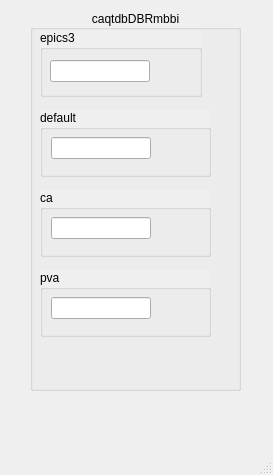
<?xml version="1.0" encoding="UTF-8"?>
<ui version="4.0">
 <class>MainWindow</class>
 <widget class="QMainWindow" name="MainWindow">
  <property name="geometry">
   <rect>
    <x>0</x>
    <y>0</y>
    <width>273</width>
    <height>475</height>
   </rect>
  </property>
  <property name="windowTitle">
   <string>MainWindow</string>
  </property>
  <widget class="QWidget" name="centralwidget">
   <widget class="QGroupBox" name="groupBox_8">
    <property name="geometry">
     <rect>
      <x>30</x>
      <y>10</y>
      <width>211</width>
      <height>381</height>
     </rect>
    </property>
    <property name="autoFillBackground">
     <bool>true</bool>
    </property>
    <property name="title">
     <string>caqtdbDBRmbbi</string>
    </property>
    <property name="alignment">
     <set>Qt::AlignCenter</set>
    </property>
    <widget class="QGroupBox" name="groupBox_12">
     <property name="geometry">
      <rect>
       <x>10</x>
       <y>260</y>
       <width>171</width>
       <height>67</height>
      </rect>
     </property>
     <property name="autoFillBackground">
      <bool>true</bool>
     </property>
     <property name="title">
      <string>pva</string>
     </property>
     <widget class="caTextEntry" name="catextentry_23">
      <property name="geometry">
       <rect>
        <x>11</x>
        <y>27</y>
        <width>100</width>
        <height>22</height>
       </rect>
      </property>
      <property name="channel" stdset="0">
       <string notr="true">pva://caqtdmDBRmbbi</string>
      </property>
      <property name="colorMode">
       <enum>caLineEdit::Alarm_Default</enum>
      </property>
     </widget>
    </widget>
    <widget class="QGroupBox" name="groupBox_3">
     <property name="geometry">
      <rect>
       <x>10</x>
       <y>20</y>
       <width>162</width>
       <height>67</height>
      </rect>
     </property>
     <property name="autoFillBackground">
      <bool>true</bool>
     </property>
     <property name="title">
      <string>epics3</string>
     </property>
     <widget class="caTextEntry" name="catextentry_16">
      <property name="geometry">
       <rect>
        <x>10</x>
        <y>30</y>
        <width>100</width>
        <height>22</height>
       </rect>
      </property>
      <property name="channel" stdset="0">
       <string notr="true">epics3://caqtdmDBRmbbi</string>
      </property>
      <property name="colorMode">
       <enum>caLineEdit::Alarm_Default</enum>
      </property>
     </widget>
    </widget>
    <widget class="QGroupBox" name="groupBox_13">
     <property name="geometry">
      <rect>
       <x>10</x>
       <y>180</y>
       <width>171</width>
       <height>67</height>
      </rect>
     </property>
     <property name="autoFillBackground">
      <bool>true</bool>
     </property>
     <property name="title">
      <string>ca</string>
     </property>
     <widget class="caTextEntry" name="catextentry_24">
      <property name="geometry">
       <rect>
        <x>11</x>
        <y>27</y>
        <width>100</width>
        <height>22</height>
       </rect>
      </property>
      <property name="channel" stdset="0">
       <string notr="true">ca://caqtdmDBRmbbi</string>
      </property>
      <property name="colorMode">
       <enum>caLineEdit::Alarm_Default</enum>
      </property>
     </widget>
    </widget>
    <widget class="QGroupBox" name="groupBox_14">
     <property name="geometry">
      <rect>
       <x>10</x>
       <y>100</y>
       <width>171</width>
       <height>67</height>
      </rect>
     </property>
     <property name="autoFillBackground">
      <bool>true</bool>
     </property>
     <property name="title">
      <string>default</string>
     </property>
     <widget class="caTextEntry" name="catextentry_25">
      <property name="geometry">
       <rect>
        <x>11</x>
        <y>27</y>
        <width>100</width>
        <height>22</height>
       </rect>
      </property>
      <property name="channel" stdset="0">
       <string notr="true">caqtdmDBRmbbi</string>
      </property>
      <property name="colorMode">
       <enum>caLineEdit::Alarm_Default</enum>
      </property>
     </widget>
    </widget>
   </widget>
  </widget>
  <widget class="QMenuBar" name="menubar">
   <property name="geometry">
    <rect>
     <x>0</x>
     <y>0</y>
     <width>273</width>
     <height>19</height>
    </rect>
   </property>
  </widget>
  <widget class="QStatusBar" name="statusbar"/>
 </widget>
 <customwidgets>
  <customwidget>
   <class>caTextEntry</class>
   <extends>caLineEdit</extends>
   <header>caTextEntry</header>
  </customwidget>
  <customwidget>
   <class>caLineEdit</class>
   <extends>QLineEdit</extends>
   <header>caLineEdit</header>
  </customwidget>
 </customwidgets>
 <resources/>
 <connections/>
</ui>
